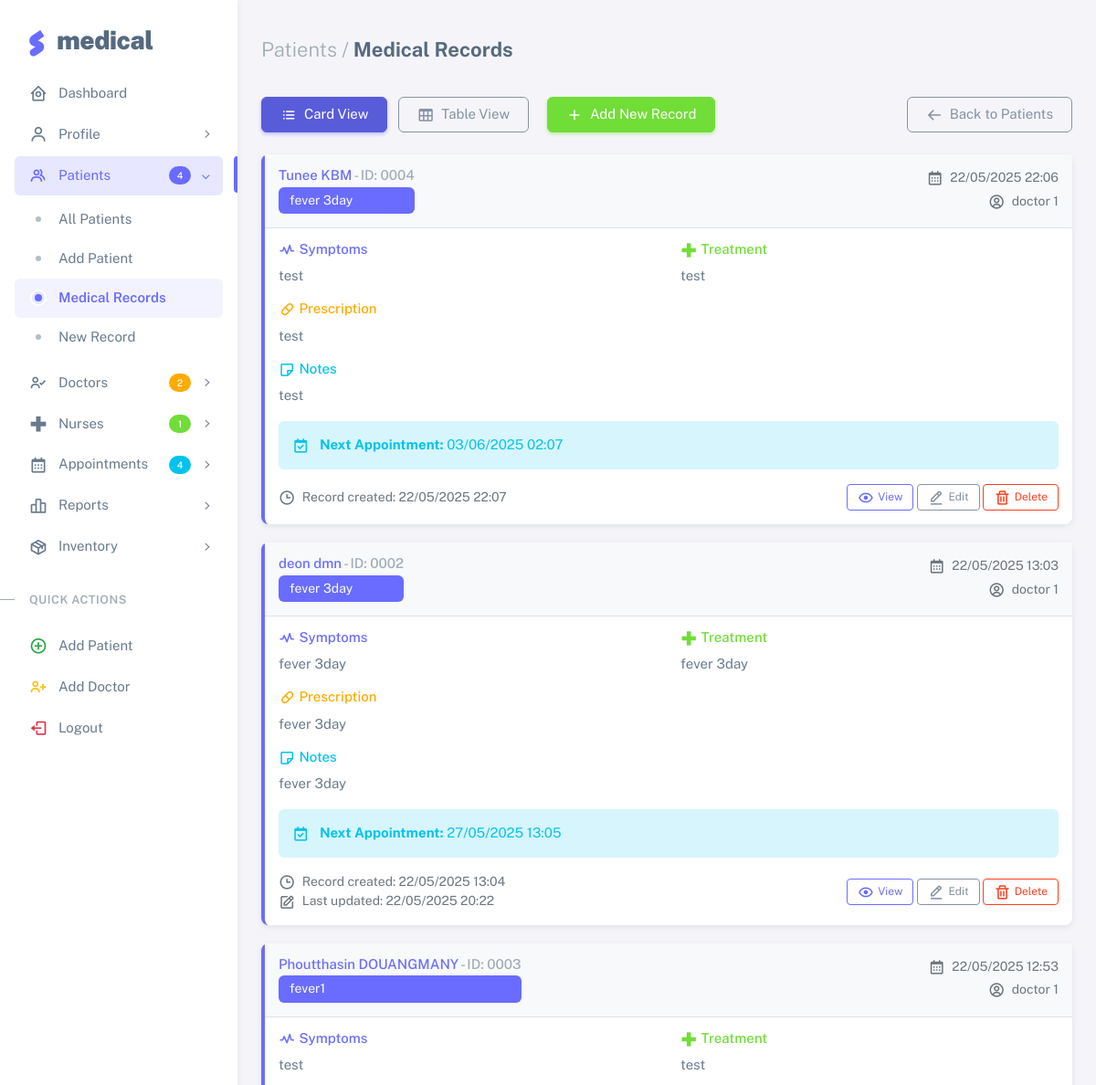
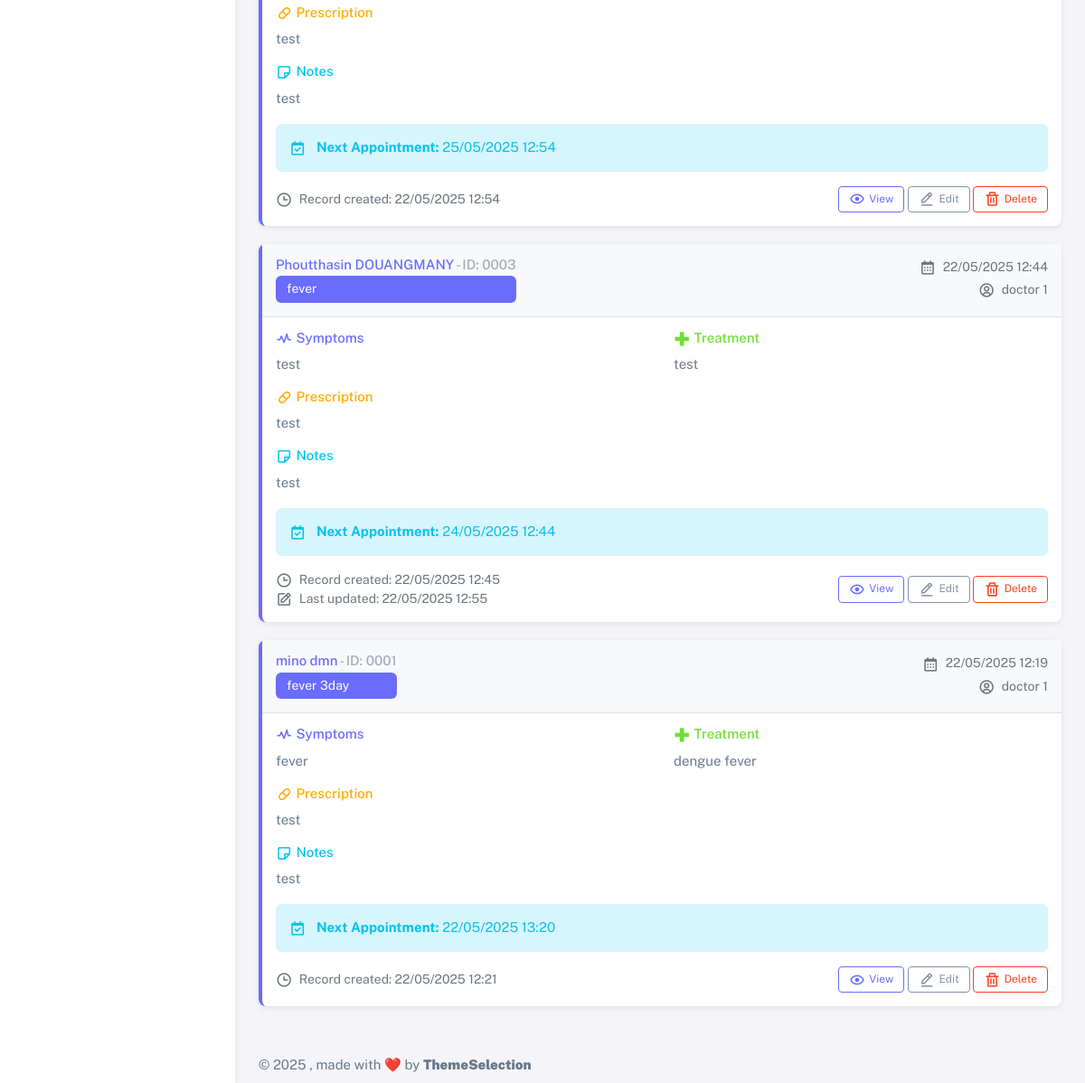
Screenshot of /patients/medical_records.php (signed in) with the database file from the repository (2 pictures, top to bottom).
### tables this page shows
CREATE TABLE `medical_records` (
  `id` int NOT NULL,
  `patient_id` int NOT NULL,
  `visit_date` datetime NOT NULL DEFAULT CURRENT_TIMESTAMP,
  `diagnosis` text NOT NULL,
  `symptoms` text,
  `treatment` text,
  `prescription` text,
  `notes` text,
  `doctor_name` varchar(255) DEFAULT NULL,
  `weight` decimal(5,2) DEFAULT NULL COMMENT 'น้ำหนัก (กิโลกรัม)',
  `height` decimal(5,2) DEFAULT NULL COMMENT 'ความสูง (เซนติเมตร)',
  `pulse_rate` int DEFAULT NULL COMMENT 'อัตราการเต้นของหัวใจ (ครั้งต่อนาที)',
  `blood_pressure_systolic` int DEFAULT NULL COMMENT 'ความดันโลหิต ค่าบน (mmHg)',
  `blood_pressure_diastolic` int DEFAULT NULL COMMENT 'ความดันโลหิต ค่าล่าง (mmHg)',
  `temperature` decimal(4,1) DEFAULT NULL COMMENT 'อุณหภูมิร่างกาย (องศาเซลเซียส)',
  `bmi` decimal(5,2) DEFAULT NULL COMMENT 'ค่า BMI (คำนวณอัตโนมัติ)',
  `next_appointment` datetime DEFAULT NULL,
  `created_at` datetime DEFAULT CURRENT_TIMESTAMP,
  `updated_at` datetime DEFAULT CURRENT_TIMESTAMP ON UPDATE CURRENT_TIMESTAMP
);

CREATE TABLE `patients` (
  `id` int NOT NULL,
  `first_name` varchar(100) NOT NULL,
  `last_name` varchar(100) NOT NULL,
  `age` int DEFAULT NULL,
  `dob` date DEFAULT NULL,
  `gender` enum('M','F','O') DEFAULT NULL,
  `address` text,
  `phone` varchar(20) DEFAULT NULL,
  `email` varchar(100) DEFAULT NULL,
  `nationality` varchar(50) DEFAULT NULL,
  `religion` varchar(50) DEFAULT NULL,
  `marital_status` varchar(20) DEFAULT NULL,
  `occupation` varchar(100) DEFAULT NULL,
  `emergency_contact_name` varchar(100) DEFAULT NULL,
  `emergency_contact_relationship` varchar(50) DEFAULT NULL,
  `emergency_contact_phone` varchar(20) DEFAULT NULL,
  `created_at` timestamp NULL DEFAULT CURRENT_TIMESTAMP,
  `updated_at` timestamp NULL DEFAULT CURRENT_TIMESTAMP ON UPDATE CURRENT_TIMESTAMP
);

### patients/medical_records.php (the view, shortened to what the rows shown need)
<?php
require_once '../includes/db.php';
$patient_id = isset($_GET['patient_id']) ? (int)$_GET['patient_id'] : 0;
$where_clause = "";
$records_sql = "SELECT mr.*, p.first_name, p.last_name, p.age, p.phone
                FROM medical_records mr
                JOIN patients p ON mr.patient_id = p.id
                $where_clause
                ORDER BY mr.visit_date DESC";
$stmt = $conn->prepare($records_sql);
$stmt->execute();
$records_result = $stmt->get_result();
$medical_records = [];
if ($records_result && $records_result->num_rows > 0) {
    while ($row = $records_result->fetch_assoc()) {
        $medical_records[] = $row;
    }
}
?>
<!DOCTYPE html>
<html
    lang="en"
    class="light-style layout-menu-fixed"
    dir="ltr"
    data-theme="theme-default"
    data-assets-path="../assets/"
    data-template="vertical-menu-template-free">
<head>
    <link rel="stylesheet" href="../assets/vendor/fonts/boxicons.css" />
    <link rel="stylesheet" href="../assets/vendor/css/core.css" class="template-customizer-core-css" />
    <link rel="stylesheet" href="../assets/vendor/css/theme-default.css" class="template-customizer-theme-css" />
    <link rel="stylesheet" href="../assets/css/demo.css" />
    <link rel="stylesheet" href="../assets/vendor/libs/perfect-scrollbar/perfect-scrollbar.css" />
</head>
<body>
    <div class="layout-wrapper layout-content-navbar">
        <div class="layout-container">
            <div class="layout-page">
                <div class="content-wrapper">
                    <div class="container-xxl flex-grow-1 container-p-y">
                        <div class="row">
                            <div class="col-md-12">
                                <?php if (empty($medical_records)): ?>
                                    <div class="card">
                                        <div class="card-body text-center py-5">
                                            <i class="bx bx-file-blank display-1 text-muted"></i>
                                            <h5 class="mt-3">No Medical Records Found</h5>
                                            <p class="text-muted">
                                                <?php if ($patient_id): ?>
                                                    This patient doesn't have any medical records yet.
                                                <?php else: ?>
                                                    No medical records available in the system.
                                                <?php endif; ?>
                                            </p>
                                            <a href="medical_records_action.php?action=add<?php echo $patient_id ? '&patient_id=' . $patient_id : ''; ?>" class="btn btn-primary">
                                                <i class="bx bx-plus me-1"></i> Add First Record
                                            </a>
                                        </div>
                                    </div>
                                <?php else: ?>
                                    <?php foreach ($medical_records as $record): ?>
                                        <div class="card record-card">
                                            <div class="record-header">
                                                <div class="d-flex justify-content-between align-items-start">
                                                    <div>
                                                        <h6 class="mb-1">
                                                            <?php if (!$patient_id): ?>
                                                                <a href="patient_view.php?id=<?php echo $record['patient_id']; ?>" class="text-decoration-none">
                                                                    <?php echo htmlspecialchars($record['first_name'] . ' ' . $record['last_name']); ?>
                                                                </a>
                                                                <span class="text-muted">- ID: <?php echo str_pad($record['patient_id'], 4, '0', STR_PAD_LEFT); ?></span>
                                                            <?php endif; ?>
                                                        </h6>
                                                        <div class="diagnosis-badge">
                                                            <?php echo htmlspecialchars($record['diagnosis']); ?>
                                                        </div>
                                                    </div>
                                                    <div class="text-end">
                                                        <div class="record-meta">
                                                            <i class="bx bx-calendar me-1"></i>
                                                            <?php echo date('d/m/Y H:i', strtotime($record['visit_date'])); ?>
                                                        </div>
                                                        <?php if (!empty($record['doctor_name'])): ?>
                                                            <div class="record-meta mt-1">
                                                                <i class="bx bx-user-circle me-1"></i>
                                                                <?php echo htmlspecialchars($record['doctor_name']); ?>
                                                            </div>
                                                        <?php endif; ?>
                                                    </div>
                                                </div>
                                            </div>
                                            <div class="record-body">
                                                <div class="row">
                                                    <?php if (!empty($record['symptoms'])): ?>
                                                        <div class="col-md-6 mb-3">
                                                            <h6 class="text-primary mb-2"><i class="bx bx-pulse me-1"></i>Symptoms</h6>
                                                            <p class="mb-0"><?php echo nl2br(htmlspecialchars($record['symptoms'])); ?></p>
                                                        </div>
                                                    <?php endif; ?>
                                                    <?php if (!empty($record['treatment'])): ?>
                                                        <div class="col-md-6 mb-3">
                                                            <h6 class="text-success mb-2"><i class="bx bx-plus-medical me-1"></i>Treatment</h6>
                                                            <p class="mb-0"><?php echo nl2br(htmlspecialchars($record['treatment'])); ?></p>
                                                        </div>
                                                    <?php endif; ?>
                                                </div>
                                                <?php if (!empty($record['prescription'])): ?>
                                                    <div class="mb-3">
                                                        <h6 class="text-warning mb-2"><i class="bx bx-capsule me-1"></i>Prescription</h6>
                                                        <p class="mb-0"><?php echo nl2br(htmlspecialchars($record['prescription'])); ?></p>
                                                    </div>
                                                <?php endif; ?>
                                                <?php if (!empty($record['notes'])): ?>
                                                    <div class="mb-3">
                                                        <h6 class="text-info mb-2"><i class="bx bx-note me-1"></i>Notes</h6>
                                                        <p class="mb-0"><?php echo nl2br(htmlspecialchars($record['notes'])); ?></p>
                                                    </div>
                                                <?php endif; ?>
                                                <?php if (!empty($record['next_appointment'])): ?>
                                                    <div class="alert alert-info mb-3">
                                                        <i class="bx bx-calendar-check me-2"></i>
                                                        <strong>Next Appointment:</strong>
                                                        <?php echo date('d/m/Y H:i', strtotime($record['next_appointment'])); ?>
                                                    </div>
                                                <?php endif; ?>
                                                <div class="d-flex justify-content-between align-items-center">
                                                    <div class="record-meta">
                                                        <i class="bx bx-time me-1"></i>
                                                        Record created: <?php echo date('d/m/Y H:i', strtotime($record['created_at'])); ?>
                                                        <?php if ($record['updated_at'] != $record['created_at']): ?>
                                                            <br><i class="bx bx-edit me-1"></i>
                                                            Last updated: <?php echo date('d/m/Y H:i', strtotime($record['updated_at'])); ?>
                                                        <?php endif; ?>
                                                    </div>
                                                    <div>
                                                        <a href="medical_records_action.php?action=view&id=<?php echo $record['id']; ?>" class="btn btn-sm btn-outline-primary">
                                                            <i class="bx bx-show me-1"></i>View
                                                        </a>
                                                        <a href="medical_records_action.php?action=edit&id=<?php echo $record['id']; ?>" class="btn btn-sm btn-outline-secondary">
                                                            <i class="bx bx-edit-alt me-1"></i>Edit
                                                        </a>
                                                        <a href="medical_records_action.php?action=delete&id=<?php echo $record['id']; ?>" class="btn btn-sm btn-outline-danger" onclick="return confirm('Are you sure you want to delete this medical record?');">
                                                            <i class="bx bx-trash me-1"></i>Delete
                                                        </a>
                                                    </div>
                                                </div>
                                            </div>
                                        </div>
                                    <?php endforeach; ?>
                                <?php endif; ?>
                            </div>
                        </div>
                    </div>
                </div>
            </div>
        </div>
    </div>
</body>
</html>

### rows the page displays
medical_records: patient.last_name "Tunee KBM", patient "0004", diagnosis "fever 3day", visit_date "22/05/2025 22:06", doctor_name "doctor 1", symptoms "test", treatment "test", prescription "test", notes "test", next_appointment "03/06/2025 02:07", created_at "22/05/2025 22:07"
medical_records: patient.last_name "deon dmn", patient "0002", diagnosis "fever 3day", visit_date "22/05/2025 13:03", doctor_name "doctor 1", symptoms "fever 3day", treatment "fever 3day", prescription "fever 3day", notes "fever 3day", next_appointment "27/05/2025 13:05", created_at "22/05/2025 13:04", updated_at "22/05/2025 20:22"
medical_records: patient.last_name "Phoutthasin DOUANGMANY", patient "0003", diagnosis "fever1", visit_date "22/05/2025 12:53", doctor_name "doctor 1", symptoms "test", treatment "test", prescription "test", notes "test", next_appointment "25/05/2025 12:54", created_at "22/05/2025 12:54"
medical_records: patient.last_name "Phoutthasin DOUANGMANY", patient "0003", diagnosis "fever", visit_date "22/05/2025 12:44", doctor_name "doctor 1", symptoms "test", treatment "test", prescription "test", notes "test", next_appointment "24/05/2025 12:44", created_at "22/05/2025 12:45", updated_at "22/05/2025 12:55"
medical_records: patient.last_name "mino dmn", patient "0001", diagnosis "fever 3day", visit_date "22/05/2025 12:19", doctor_name "doctor 1", symptoms "fever", treatment "dengue fever", prescription "test", notes "test", next_appointment "22/05/2025 13:20", created_at "22/05/2025 12:21"

### other values shown
$patient_count "4"
$doctor_count "2"
$nurse_count "1"
$appointment_count "4"
